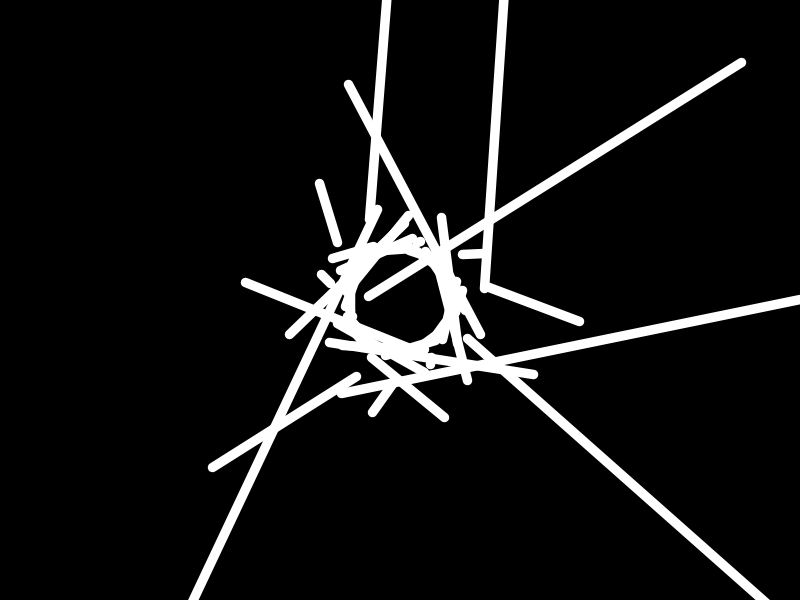
Frame 1 (no input)
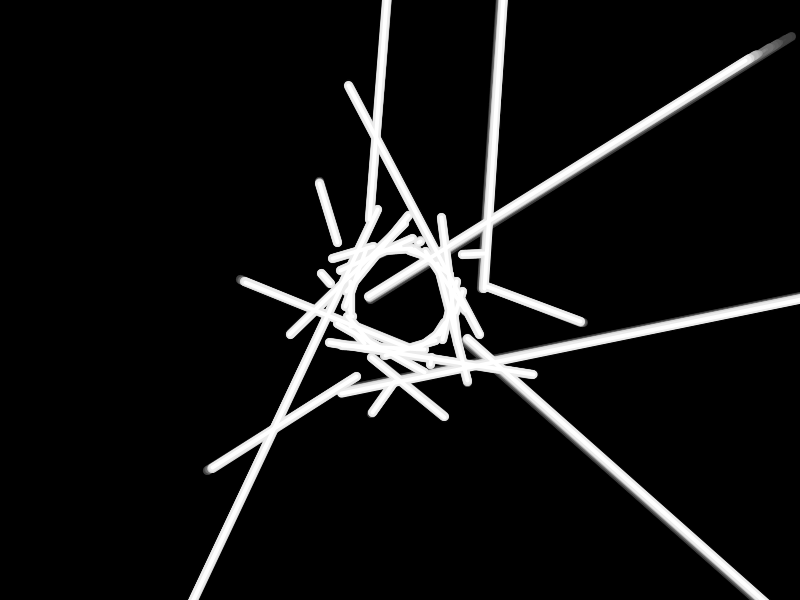
Frame 60 (the mouse pressed at the canvas centre just before this capture)
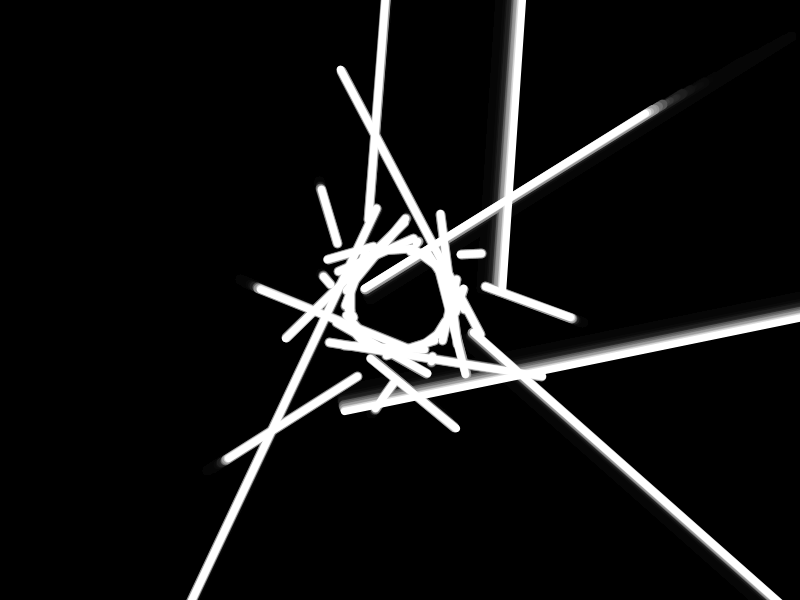
Frame 120 (the mouse held since frame 60 and released just before this capture)

The Processing sketch that drew these frames (run headless with seeded random() and noise(); from frame 60 on, the mouse is pressed at the canvas centre):

// Processing sketch: processing_46416
// ── processing_46416.pde

float a = 0.0;
float inc = TWO_PI/50.0;


void setup(){
 size(800,600);
 background(0);
 smooth(); 
 
  
}


void draw(){
  
   noStroke();
  fill(0, 0, 0, 20);
  rect(0, 0, width, height);
  
 fill(random(127),random(5),0, 127);
  line (width/2, height/2, 50,50);
  
  translate (width/2, height/2); 
  
  stroke(255);
  strokeWeight(random(10));
  fill(random(127), 0, random(127), 20);
  for (int i=0; i<100; i=i+2) {
    
    line(i*tan(a), 50, i*sin(a), 50+tan(a)*2.0);
    a = a + inc;
    rotate (180);
  }
  
  
}
